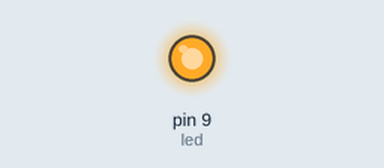
This sketch was run on a simulated Arduino Uno, built with avr-gcc and run on an emulated ATmega328P. On the bench: output pins drawn as LEDs (lit = HIGH).

Above: at 2.6 s.
Timing chart, 0 to 4.1 s (numbered marks = the images above):
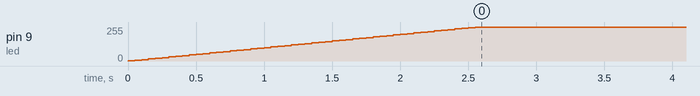

Measured:
- by itself, pin 9 (led): moves from 0/255 to 255/255 over 2.6 s

The sketch:

fadinglights.ino
```cpp
// Fading lights

int led = 9;
int brightness = 1;
int fadeScale = 5;

void setup ()
{
  pinMode(led, OUTPUT);
 }

 void loop ()
 {
   analogWrite(led, brightness);

   brightness = brightness + fadeScale;

   if (brightness == 1 || brightness == 255)
      {
        fadeScale = -fadeScale;
       }

   delay(50);

 }
```
